Frame 1 (no input): blank canvas, image omitted
Frame 60 (the mouse pressed at the canvas centre just before this capture): blank canvas, image omitted
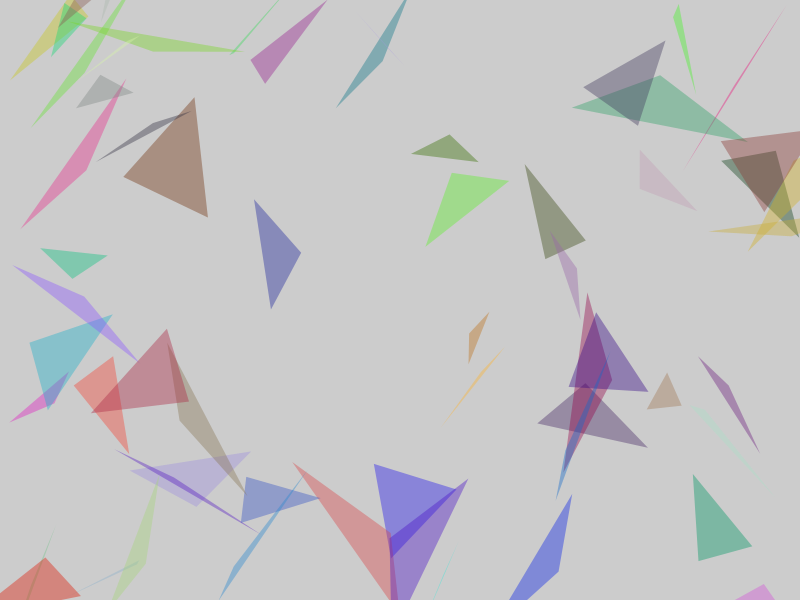
Frame 120 (the mouse held since frame 60 and released just before this capture)

The Processing sketch whose frames 1 and 60 were blank and that drew this single picture after the mouse press (run headless with seeded random() and noise(); from frame 60 on, the mouse is pressed at the canvas centre):

// Processing sketch: exercicio_final___maria_teresa_osorio
// ── exercicio_final___maria_teresa_osorio.pde
float dim = 100;

void setup()
{
  size(800, 600);
  noStroke();
}

void draw()
{
  fill(random(255), random(255), random(255), 100);
  float x1 = random(0, width);
  float y1 = random(0, height);
  //x1 = mouseX;
  //y1 = mouseY;
  float x2 = x1 + random(-dim, dim);
  float y2 = y1 + random(-dim, dim);
  float x3 = x1 + random(-dim, dim);
  float y3 = y1 + random(-dim, dim);
  if (mousePressed)
    triangle(x1, y1, x2, y2, x3, y3);
}
